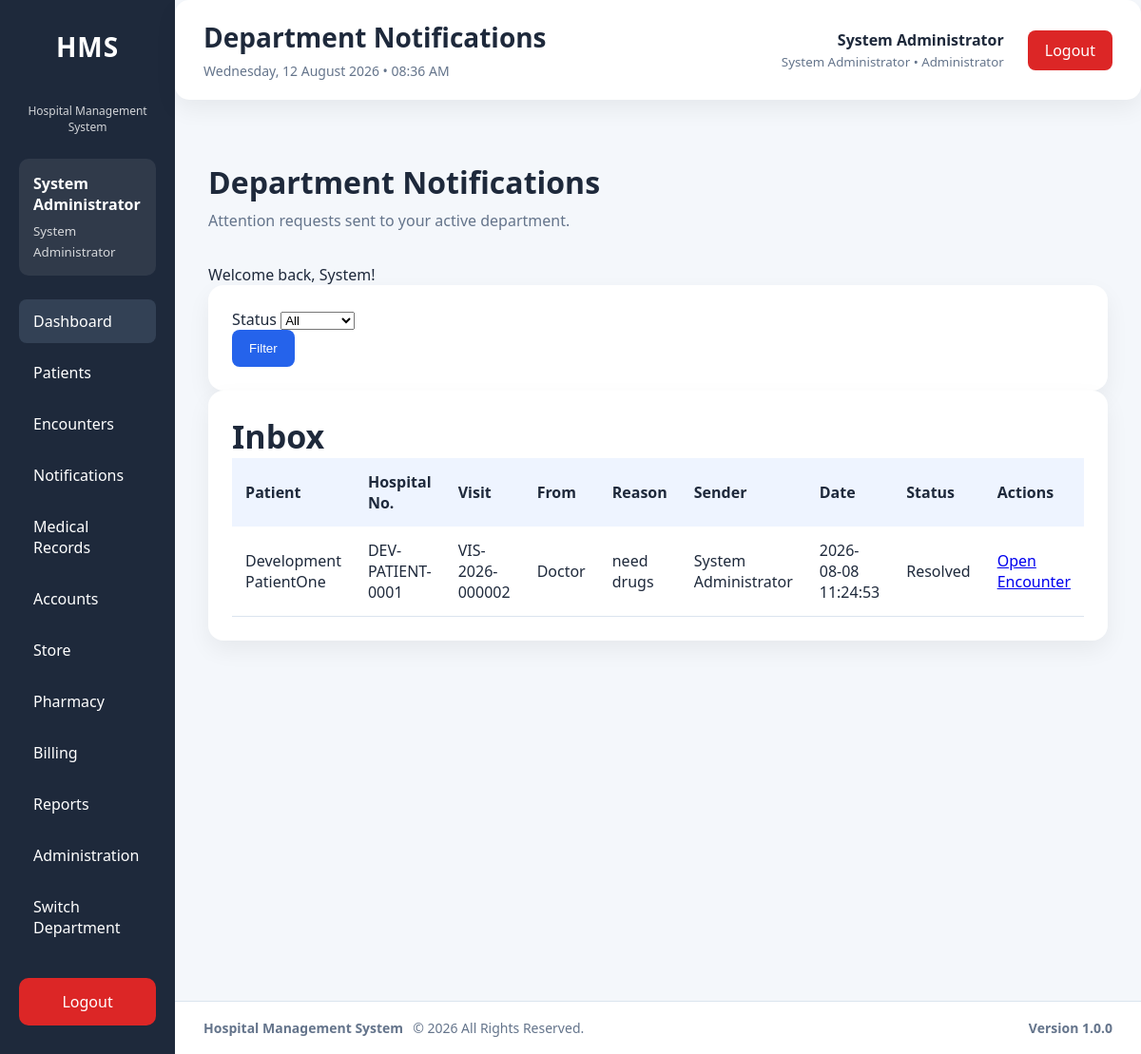
Page /modules/department_notifications/index.php (signed in) on the committed database.
### tables this page shows
CREATE TABLE `department_notifications` (
  `id` bigint(20) NOT NULL AUTO_INCREMENT,
  `visit_id` int(11) NOT NULL,
  `patient_id` int(11) NOT NULL,
  `from_department_id` int(11) DEFAULT NULL,
  `to_department_id` int(11) NOT NULL,
  `sent_by` int(11) NOT NULL,
  `reason` text NOT NULL,
  `status` enum('Unread','Read','Resolved') NOT NULL DEFAULT 'Unread',
  `created_at` datetime NOT NULL DEFAULT current_timestamp(),
  `read_by` int(11) DEFAULT NULL,
  `read_at` datetime DEFAULT NULL,
  `resolved_by` int(11) DEFAULT NULL,
  `resolved_at` datetime DEFAULT NULL,
  PRIMARY KEY (`id`),
  KEY `idx_department_notifications_to_status` (`to_department_id`,`status`,`created_at`),
  KEY `idx_department_notifications_visit` (`visit_id`,`created_at`),
  KEY `idx_department_notifications_patient` (`patient_id`,`created_at`),
  KEY `idx_department_notifications_sender` (`sent_by`,`created_at`),
  KEY `fk_department_notifications_from_department` (`from_department_id`),
  KEY `fk_department_notifications_read_by` (`read_by`),
  KEY `fk_department_notifications_resolved_by` (`resolved_by`),
  CONSTRAINT `fk_department_notifications_from_department` FOREIGN KEY (`from_department_id`) REFERENCES `departments` (`id`) ON DELETE SET NULL ON UPDATE CASCADE,
  CONSTRAINT `fk_department_notifications_patient` FOREIGN KEY (`patient_id`) REFERENCES `patients` (`id`) ON UPDATE CASCADE,
  CONSTRAINT `fk_department_notifications_read_by` FOREIGN KEY (`read_by`) REFERENCES `users` (`id`) ON UPDATE CASCADE,
  CONSTRAINT `fk_department_notifications_resolved_by` FOREIGN KEY (`resolved_by`) REFERENCES `users` (`id`) ON UPDATE CASCADE,
  CONSTRAINT `fk_department_notifications_sent_by` FOREIGN KEY (`sent_by`) REFERENCES `users` (`id`) ON UPDATE CASCADE,
  CONSTRAINT `fk_department_notifications_to_department` FOREIGN KEY (`to_department_id`) REFERENCES `departments` (`id`) ON UPDATE CASCADE,
  CONSTRAINT `fk_department_notifications_visit` FOREIGN KEY (`visit_id`) REFERENCES `visits` (`id`) ON UPDATE CASCADE
);

CREATE TABLE `departments` (
  `id` int(11) NOT NULL AUTO_INCREMENT,
  `department_name` varchar(100) NOT NULL,
  `department_code` varchar(30) NOT NULL,
  `description` text DEFAULT NULL,
  `location` varchar(150) DEFAULT NULL,
  `contact_extension` varchar(30) DEFAULT NULL,
  `department_type` enum('Clinical','Administrative','Diagnostic','Support') NOT NULL DEFAULT 'Support',
  `queue_enabled` tinyint(1) NOT NULL DEFAULT 1,
  `is_active` tinyint(1) NOT NULL DEFAULT 1,
  `display_order` int(11) NOT NULL DEFAULT 0,
  `created_at` timestamp NOT NULL DEFAULT current_timestamp(),
  `updated_at` timestamp NULL DEFAULT NULL ON UPDATE current_timestamp(),
  PRIMARY KEY (`id`),
  UNIQUE KEY `uq_departments_name` (`department_name`),
  UNIQUE KEY `uq_departments_code` (`department_code`),
  KEY `idx_departments_active` (`is_active`),
  KEY `idx_departments_type` (`department_type`),
  KEY `idx_departments_queue` (`queue_enabled`)
);

CREATE TABLE `patients` (
  `id` int(11) NOT NULL AUTO_INCREMENT,
  `hospital_number` varchar(30) DEFAULT NULL,
  `first_name` varchar(100) NOT NULL,
  `normalized_first_name` varchar(100) DEFAULT NULL,
  `middle_name` varchar(100) DEFAULT NULL,
  `normalized_middle_name` varchar(100) DEFAULT NULL,
  `last_name` varchar(100) NOT NULL,
  `normalized_last_name` varchar(100) DEFAULT NULL,
  `gender` enum('Male','Female','Other','Unknown') NOT NULL,
  `date_of_birth` date NOT NULL,
  `marital_status` varchar(30) DEFAULT NULL,
  `occupation` varchar(100) DEFAULT NULL,
  `phone` varchar(20) DEFAULT NULL,
  `normalized_phone` varchar(30) DEFAULT NULL,
  `email` varchar(150) DEFAULT NULL,
  `normalized_email` varchar(150) DEFAULT NULL,
  `address` text DEFAULT NULL,
  `state_of_origin` varchar(100) DEFAULT NULL,
  `nationality` varchar(100) DEFAULT NULL,
  `blood_group` varchar(5) DEFAULT NULL,
  `genotype` varchar(5) DEFAULT NULL,
  `allergies` text DEFAULT NULL,
  `next_of_kin` varchar(150) DEFAULT NULL,
  `next_of_kin_relationship` varchar(100) DEFAULT NULL,
  `next_of_kin_phone` varchar(20) DEFAULT NULL,
  `registered_by` int(11) DEFAULT NULL,
  `demographic_version` int(11) NOT NULL DEFAULT 1,
  `created_at` timestamp NOT NULL DEFAULT current_timestamp(),
  `updated_at` timestamp NULL DEFAULT NULL ON UPDATE current_timestamp(),
  PRIMARY KEY (`id`),
  UNIQUE KEY `uq_patients_hospital_number` (`hospital_number`),
  KEY `idx_patients_last_name` (`last_name`),
  KEY `idx_patients_first_name` (`first_name`),
  KEY `idx_patients_phone` (`phone`),
  KEY `idx_patients_registered_by` (`registered_by`),
  KEY `idx_patients_demographic_version` (`id`,`demographic_version`),
  KEY `idx_patients_normalized_name` (`normalized_last_name`,`normalized_first_name`,`date_of_birth`),
  KEY `idx_patients_normalized_phone` (`normalized_phone`),
  KEY `idx_patients_normalized_email` (`normalized_email`),
  KEY `idx_patients_dob_normalized_name` (`date_of_birth`,`normalized_last_name`,`normalized_first_name`),
  CONSTRAINT `fk_patients_registered_by` FOREIGN KEY (`registered_by`) REFERENCES `users` (`id`) ON DELETE SET NULL ON UPDATE CASCADE
);

CREATE TABLE `visits` (
  `id` int(11) NOT NULL AUTO_INCREMENT,
  `visit_number` varchar(30) NOT NULL,
  `patient_id` int(11) NOT NULL,
  `visit_date` datetime NOT NULL,
  `visit_type` enum('Outpatient','Inpatient','Emergency','Referral') NOT NULL DEFAULT 'Outpatient',
  `current_department_id` int(11) DEFAULT NULL,
  `attending_doctor_id` int(11) DEFAULT NULL,
  `queue_number` int(11) DEFAULT NULL,
  `current_department_received_status` enum('Pending','Received') NOT NULL DEFAULT 'Pending',
  `current_department_received_by` int(11) DEFAULT NULL,
  `current_department_received_at` datetime DEFAULT NULL,
  `visit_status` enum('Waiting','Reception','Records','Nursing','Doctor','Laboratory','X-Ray','Pharmacy','Physiotherapy','Theatre','Accounts','Store','Completed','Cancelled') NOT NULL DEFAULT 'Waiting',
  `created_by` int(11) DEFAULT NULL,
  `created_at` timestamp NOT NULL DEFAULT current_timestamp(),
  `updated_at` timestamp NULL DEFAULT NULL ON UPDATE current_timestamp(),
  PRIMARY KEY (`id`),
  UNIQUE KEY `uq_visits_number` (`visit_number`),
  KEY `idx_visits_patient` (`patient_id`),
  KEY `idx_visits_department` (`current_department_id`),
  KEY `idx_visits_doctor` (`attending_doctor_id`),
  KEY `idx_visits_department_receive` (`current_department_id`,`current_department_received_status`),
  KEY `idx_visits_creator` (`created_by`),
  KEY `idx_visits_status` (`visit_status`),
  KEY `idx_visits_date` (`visit_date`),
  KEY `fk_visits_received_by` (`current_department_received_by`),
  CONSTRAINT `fk_visits_created_by` FOREIGN KEY (`created_by`) REFERENCES `users` (`id`) ON DELETE SET NULL ON UPDATE CASCADE,
  CONSTRAINT `fk_visits_department` FOREIGN KEY (`current_department_id`) REFERENCES `departments` (`id`) ON DELETE SET NULL ON UPDATE CASCADE,
  CONSTRAINT `fk_visits_doctor` FOREIGN KEY (`attending_doctor_id`) REFERENCES `users` (`id`) ON DELETE SET NULL ON UPDATE CASCADE,
  CONSTRAINT `fk_visits_patient` FOREIGN KEY (`patient_id`) REFERENCES `patients` (`id`) ON UPDATE CASCADE,
  CONSTRAINT `fk_visits_received_by` FOREIGN KEY (`current_department_received_by`) REFERENCES `users` (`id`) ON DELETE SET NULL ON UPDATE CASCADE
);

### modules/department_notifications/index.php (the view, shortened to what the rows shown need)
<?php
$pageTitle = 'Department Notifications';
require_once __DIR__ . '/../../config/auth.php';
require_once __DIR__ . '/../../config/database.php';
require_once __DIR__ . '/../../config/helpers.php';
require_once __DIR__ . '/../../services/DepartmentNotificationService.php';
$departmentId = (int)($currentUser['active_department_id'] ?? $_SESSION['active_department_id'] ?? $currentUser['department_id'] ?? 0);
$status = (string)($_GET['status'] ?? '');
$service = new DepartmentNotificationService($pdo);
$notifications = $departmentId > 0 ? $service->listForDepartment($departmentId, $status) : [];
require_once __DIR__ . '/../../layouts/header.php';
require_once __DIR__ . '/../../layouts/sidebar.php';
?>
<div class="main-container">
<?php require_once __DIR__ . '/../../layouts/navbar.php'; ?>
<main class="content">
    <div class="page-header">
        <div>
            <h1>Department Notifications</h1>
        </div>
    </div>
    <?php if ($departmentId <= 0): ?>
        <div class="card alert-warning">
            Select an active department before viewing department notifications.
        </div>
    <?php else: ?>
        <div class="card">
            <h2>Inbox</h2>
            <?php if ($notifications === []): ?>
                <p>No notifications found.</p>
            <?php else: ?>
                <div class="table-responsive">
                    <table>
                        <thead>
                            <tr>
                                <th>Patient</th>
                                <th>Hospital No.</th>
                                <th>Visit</th>
                                <th>From</th>
                                <th>Reason</th>
                                <th>Sender</th>
                                <th>Date</th>
                                <th>Status</th>
                                <th>Actions</th>
                            </tr>
                        </thead>
                        <tbody>
                            <?php foreach ($notifications as $notification): ?>
                                <tr>
                                    <td><?= e((string)$notification['first_name']) ?> <?= e((string)$notification['last_name']) ?></td>
                                    <td><?= e((string)$notification['hospital_number']) ?></td>
                                    <td><?= e((string)$notification['visit_number']) ?></td>
                                    <td><?= e((string)($notification['from_department_name'] ?? 'Unknown')) ?></td>
                                    <td><?= nl2br(e((string)$notification['reason'])) ?></td>
                                    <td><?= e((string)$notification['sender_name']) ?></td>
                                    <td><?= e((string)$notification['created_at']) ?></td>
                                    <td><?= e((string)$notification['status']) ?></td>
                                    <td>
                                        <a class="btn-secondary" href="../visits/workspace.php?id=<?= (int)$notification['visit_id'] ?>">Open Encounter</a>
                                    </td>
                                </tr>
                            <?php endforeach; ?>
                        </tbody>
                    </table>
                </div>
            <?php endif; ?>
        </div>
    <?php endif; ?>
</main>
<?php require_once __DIR__ . '/../../layouts/footer.php'; ?>

### layouts/sidebar.php (shortened to what the rows shown need)
<?php
if ($currentUser && isset($pdo)) {
    require_once __DIR__ . '/../services/DepartmentNotificationService.php';
}
?>
<aside class="sidebar">
    <div class="sidebar-header">
        <h2>HMS</h2>
    </div>
    <?php if ($currentUser): ?>
        <div class="sidebar-user">
            <strong>
                <?= e($currentUser['first_name']) ?>
                <?= e($currentUser['last_name']) ?>
            </strong>
            <small>
                <?= e($currentUser['role_name']) ?>
            </small>
        </div>
    <?php endif; ?>
</aside>
<div class="main-container">

### layouts/navbar.php (shortened to what the rows shown need)
<?php
$currentUser ??= [];
?>
<header class="navbar">
    <div class="navbar-left">
        <h1>
            <?= e($pageTitle ?? 'Hospital Management System') ?>
        </h1>
    </div>
    <div class="navbar-right">
        <div class="navbar-user">
            <div class="user-details">
                <strong>
                    <?= e($currentUser['first_name'] ?? '') ?>
                    <?= e($currentUser['last_name'] ?? '') ?>
                </strong>
                <small>
                    <?= e($currentUser['role_name'] ?? '') ?>
                    •
                    <?= e($currentUser['active_department_name'] ?? $currentUser['department_name'] ?? '') ?>
                </small>
            </div>
        </div>
    </div>
</header>

### rows in the picture
department_notifications: to_department.department_name "Administrator", patient.first_name "Development", patient.last_name "PatientOne", patient.hospital_number "DEV-PATIENT-0001", visit.visit_number "VIS-2026-000002", from_department.department_name "Doctor", reason "need drugs", sender_name "System Administrator", created_at "2026-08-08 11:24:53", status "Resolved"

### other values in the picture
$currentUser['first_name'] "System"
$currentUser['role_name'] "System Administrator"
$pageTitle "Department Notifications"
$successMessage "Welcome back, System!"
